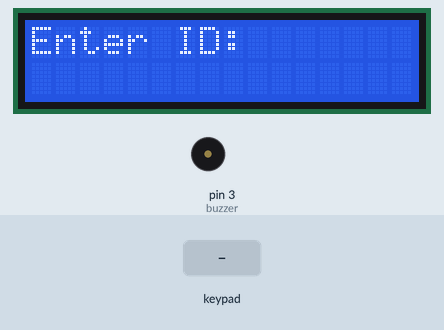
The sketch below on a simulated Arduino Uno, built with avr-gcc and run on an emulated ATmega328P. On the bench: 16×2 character LCD, buzzer (waves = sounding). Inputs (shaded band) come from the test bench. The local clock reads 2024-03-15 10:24:30 at power-on unless the sketch sets it.

Above: at 3.2 s.
3.3 s: keypad keys 1 2 # pressed 0.4 s apart
At 5.3 s:
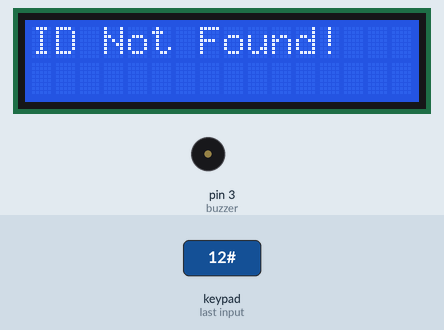
7.5 s: key 'A' pressed
At 8.7 s:
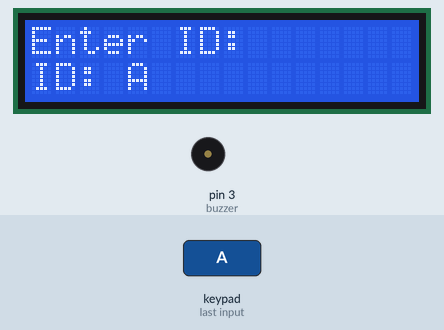
9.0 s: key 'B' pressed
At 9.8 s:
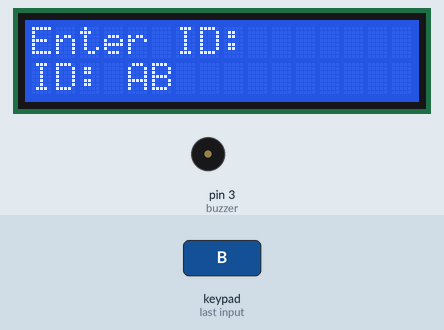
10.5 s: keypad keys 1 2 A pressed 0.4 s apart
At 11.7 s:
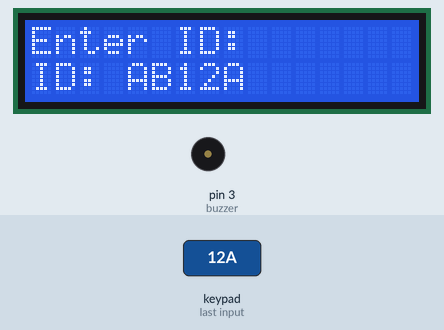
13.2 s: key 'C' pressed
At 14.0 s:
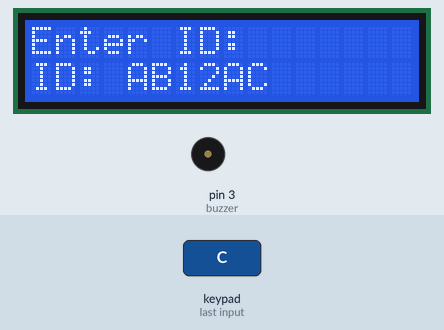
14.7 s: keypad keys 1 2 D pressed 0.4 s apart
At 16.0 s:
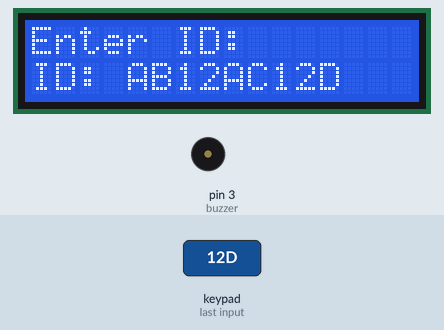
Timing chart, 0 to 17.7 s (numbered marks = the images above; inputs shaded):
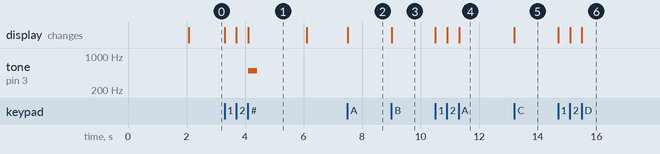

Measured:
- after the input at 3.3 s, tone on pin 3 (buzzer): silent → 500 Hz after 0.81 s, → silent 0.30 s later; the display: first changes at once (image 1 shows a later state)
- after the input at 7.5 s, the display: changes at once (image 2)
- after the input at 9.0 s, the display: changes at once (image 3)
- after the input at 10.5 s, the display: first changes at once (image 4 shows a later state)
- after the input at 13.2 s, the display: changes at once (image 5)
- after the input at 14.7 s, the display: first changes at once (image 6 shows a later state)
- what the display in image 1 shows lasts 2.0 s, from 4.1 s to 6.1 s

The sketch:

System_Code.ino
```cpp
#include <Keypad.h>
#include <LiquidCrystal.h>
#include <Wire.h>
#include "RTClib.h"

#define buzzer 3

// LCD pins: RS, E, D4, D5, D6, D7
LiquidCrystal lcd(7,8,9,10,11,12);

// Keypad setup
const byte ROWS = 4;
const byte COLS = 4;
char keys[ROWS][COLS] = {
  {'1','2','3','A'},
  {'4','5','6','B'},
  {'7','8','9','C'},
  {'*','0','#','D'}
};
byte rowPins[ROWS] = {A0,A1,A2,A3};
byte colPins[COLS] = {A4,A5,2,4};

Keypad keypad = Keypad(makeKeymap(keys), rowPins, colPins, ROWS, COLS);

// RTC module
RTC_DS3231 rtc;

String teacherID = "";

// Teacher database with departments
struct Teacher {
  String id;
  String name;
  String designation;
  String department;
};

Teacher teachers[] = {
  {"T001", "John Doe", "Professor", "ICI"},
  {"T002", "Jane Smith", "Lecturer", "DCIT"},
  {"T003", "Ali Khan", "Assistant Professor", "DCSE"},
  {"T004", "Sara Ali", "Lecturer", "ICI"},
  {"T005", "Usman Khan", "Assistant Professor", "DCIT"}
};

void setup() {
  lcd.begin(16,2);
  Serial.begin(9600);
  pinMode(buzzer, OUTPUT);

  if (!rtc.begin()) {
    lcd.print("RTC Not Found!");
    while(1);
  }

  lcd.print("Attendance Sys");
  delay(2000);
  lcd.clear();
  lcd.print("Enter ID:");
}

void loop() {
  char key = keypad.getKey();

  if(key){
    if(key == '#'){ // Confirm ID
      if(teacherID.length() > 0){
        sendAttendance(teacherID);
        teacherID = "";
      }
    }
    else if(key == '*'){ // Clear input
      teacherID = "";
      lcd.clear();
      lcd.print("Enter ID:");
    }
    else{ // Add key to ID
      teacherID += key;
      lcd.setCursor(0,1);
      lcd.print("ID: " + teacherID + "  ");
    }
  }
}

void sendAttendance(String id){
  lcd.clear();
  lcd.print("Recording...");

  // Read RTC time
  DateTime now = rtc.now();
  int hour = now.hour();
  int minute = now.minute();
  String timeStr = String(hour) + ":" + (minute<10?"0":"") + String(minute);

  // Determine Present or Absent based on time (6AM–11AM)
  String status = "No"; // Default Absent
  if(hour >= 6 && hour < 11){
    status = "Yes"; // Present
  }

  // Find teacher info
  String name = "";
  String designation = "";
  String dept = "";
  for(int i=0; i<sizeof(teachers)/sizeof(teachers[0]); i++){
    if(teachers[i].id == id){
      name = teachers[i].name;
      designation = teachers[i].designation;
      dept = teachers[i].department;
      break;
    }
  }

  if(name != ""){
    // Send record to PC
    Serial.print(id); Serial.print(",");
    Serial.print(name); Serial.print(",");
    Serial.print(designation); Serial.print(",");
    Serial.print(dept); Serial.print(",");
    Serial.print(status); Serial.print(",");
    Serial.println(timeStr);

    // Buzzer & LCD
    tone(buzzer, 1000, 200);
    lcd.clear();
    lcd.print("Attendance " + status);
  } else {
    lcd.clear();
    lcd.print("ID Not Found!");
    tone(buzzer, 500, 300);
  }

  delay(2000);
  lcd.clear();
  lcd.print("Enter ID:");
}
```
